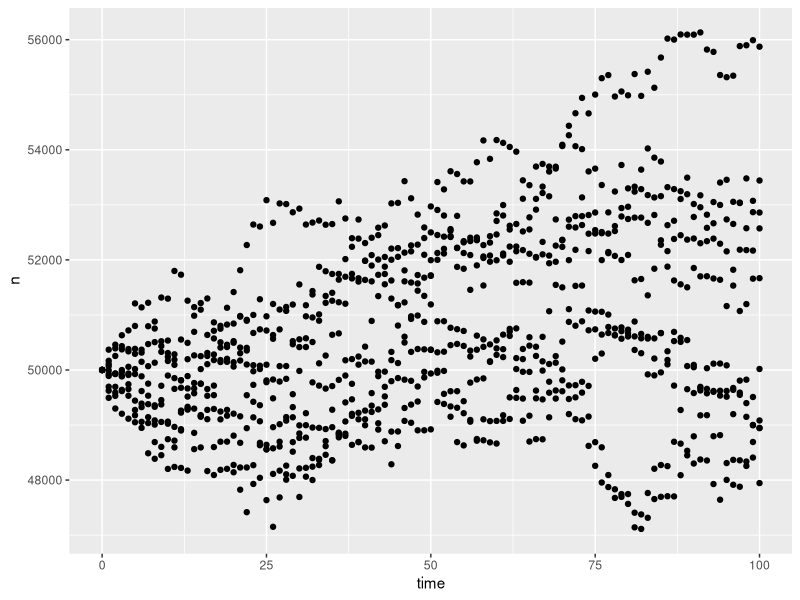
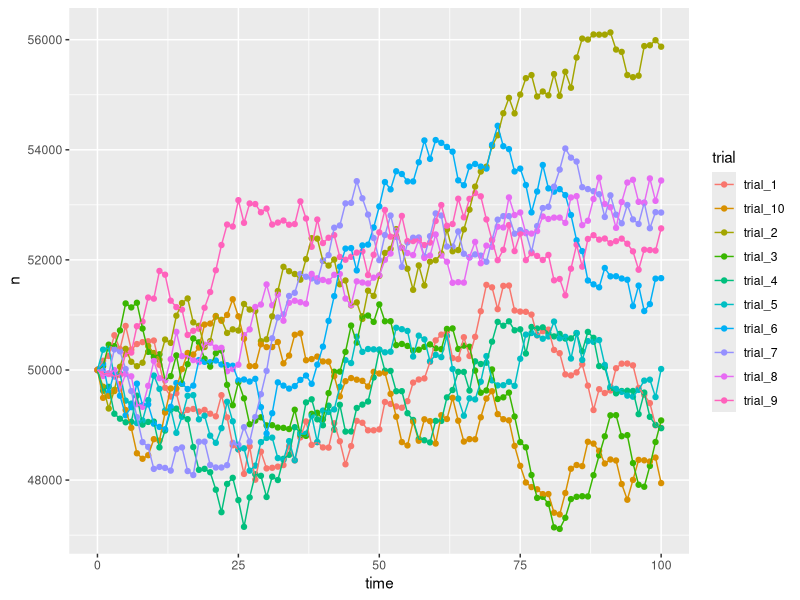
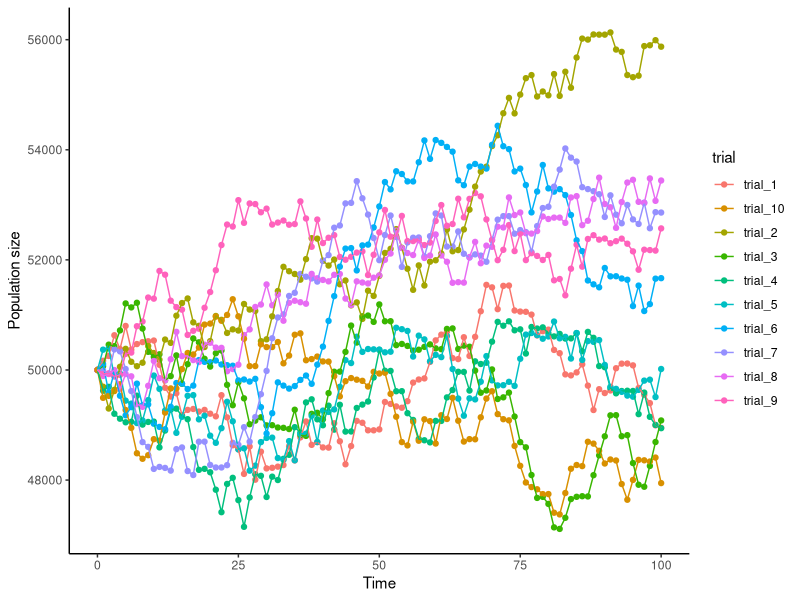
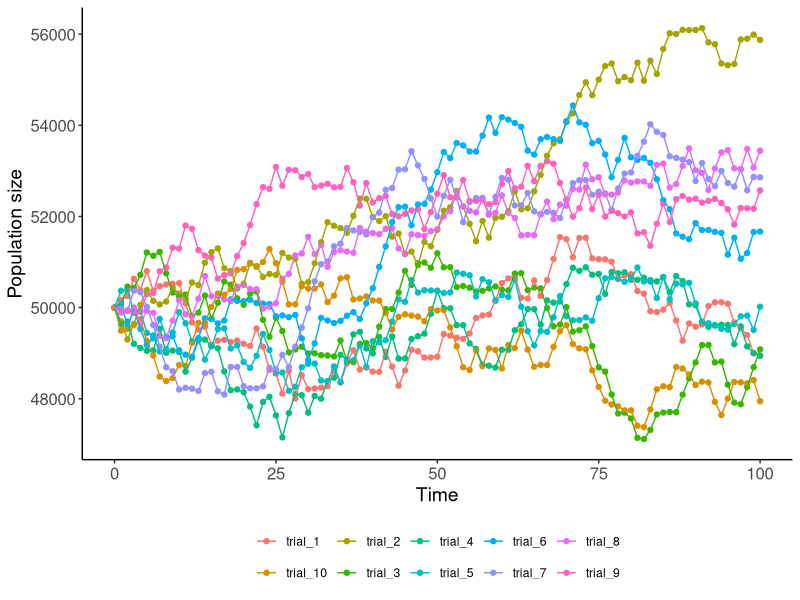
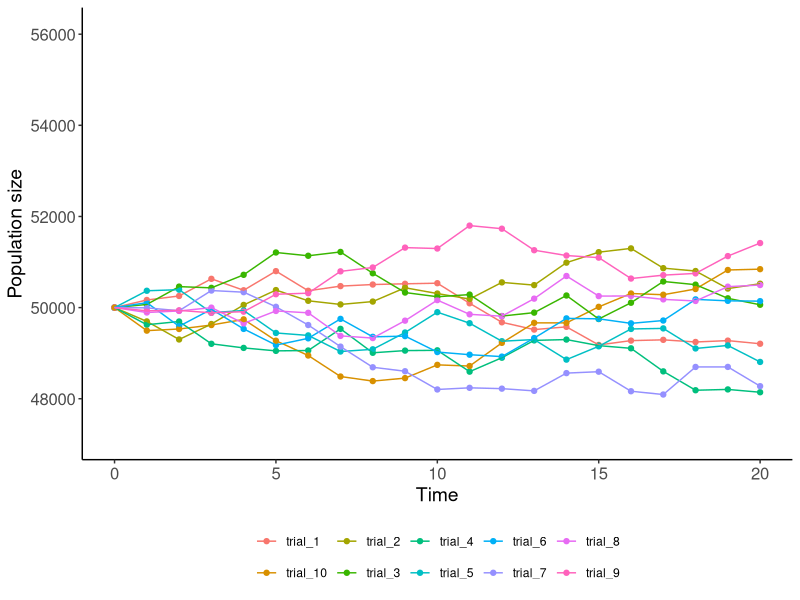
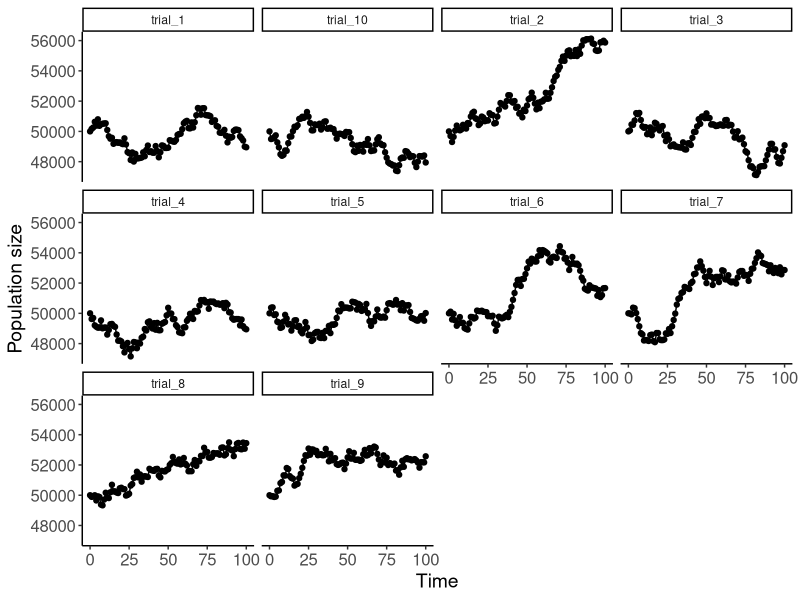
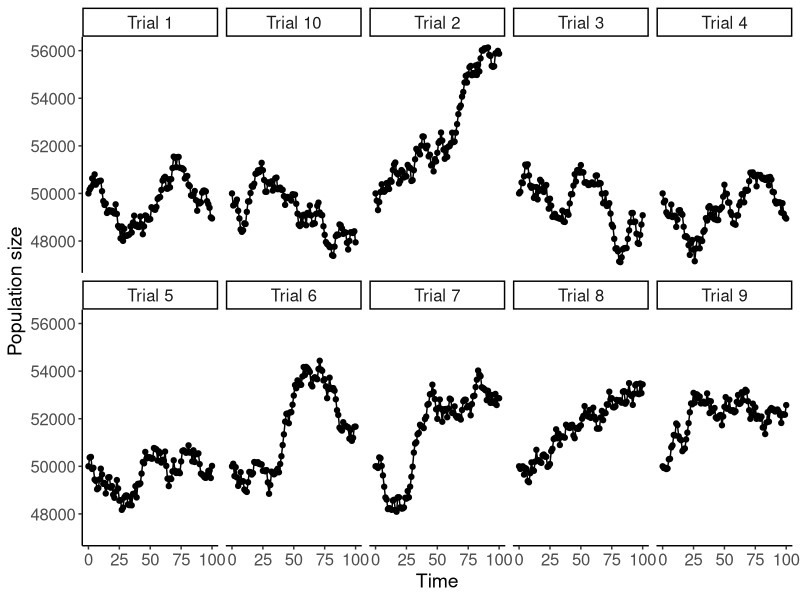
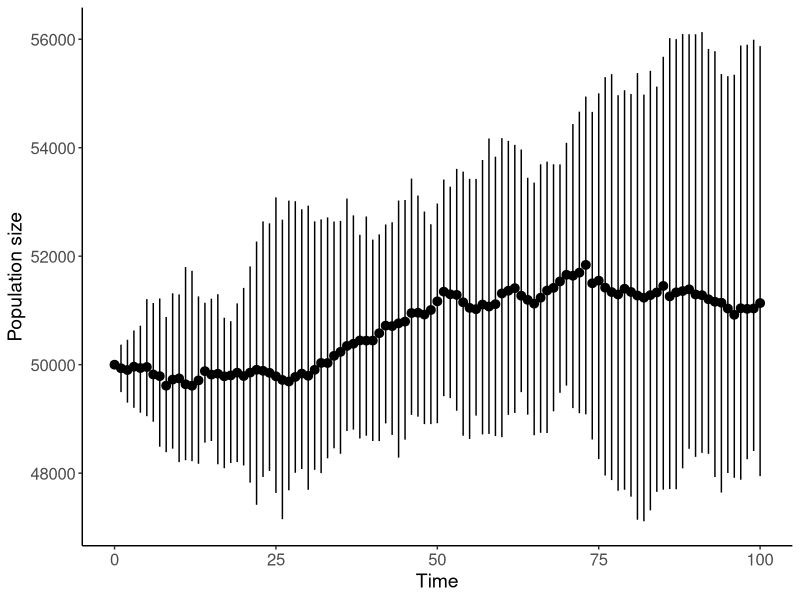

These figures' R source, in order:
# """ Review of vectors and matrices, for loops, random sampling, and ggplot
#     author: 'Advanced Ecology: Populations and Communities'
#     date: 10/14/2021 """

library(tidyverse)
library(truncnorm)


## Vector and matrix operations in R

#Vectors are one the primary data structures in R and can be made in different ways depending on the type of data stored. Math can be done on numeric vectors. 

  

# make a numeric vector
a = c(1.1,5,3,4)
a

# make a integer vector
b = 1:15
b

# make a character vector 
c = c('a', 'b', 'c')
c 



# summary statistics of sequence of numbers
d = rnorm(n = 40, mean = 6, sd = 2)
mean(d) #mean
median(d) #median
sd(d) #standard deviation
quantile(d, c(0.025, 0.975)) # 95% CI

# math with vectors
e = c(3, 1, 5, 6)
e*4
e*e

 

# Another data structure that is useful in ecological uses of R are matrices. A matrix is made with the `matrix()` function with the basic syntax `matrix(data = , nrow = , ncol = , byrow = , dimnames = )`. 
# 
# `data =` the input vector which becomes the data elements of the matrix.
# 
# `nrow =` the number of rows to be created.
# 
# `ncol =` the number of columns to be created.
# 
# `byrow = FALSE` if `TRUE` then the input vector elements are arranged by row.
# 
# `dimname =` the names assigned to the rows and columns.

  
# make a matrix using nrow
m1 = matrix(c(1,2,3,4,5,6), nrow = 2)
m1 

# make a matrix using ncol
m2 = matrix(c(1,2,3,4,5,6), ncol = 2)
m2 

# make a matrix using nrow and by row
m3 = matrix(c(1,2,3,4,5,6), ncol = 2, byrow = T)
m3

 

# Matrices can be indexed in 2 ways

  
# make a matrix using ncol
m2 = matrix(c(1,2,3,4,5,6), ncol = 2)
m2 

m2[1,2]
m2[4]
# make a matrix using nrow and by row
m3 = matrix(c(1,2,3,4,5,6), ncol = 2, byrow = T)
m3

m3[1,2]
m3[4]

 

# Matrix algebra can be done on matrices. There are specific matrix opperation like `%*%`, and  functions like `sum()`,`mean()`, `rowSums()`, `colSums()`, `rowMeans()`, and `colMeans()` can be used to sum up entire matrices or specific rows or columns. 
  
m2 = matrix(c(1,2,3,4,5,6), ncol = 3)
m2 

m2 + 1 
m2/3

m3 = matrix(c(1,2,3,4,5,6), ncol = 3, byrow = T)
m3

m2 + m3 
m3 - m2

# multply matrix with vector
v = c(1,2,3)

m2*v

# matrix multiplication 
m4 = matrix(c(1,2,3), ncol = 1)
m2 %*% m4

# functions with matrices
m2
sum(m2)
mean(m2)
rowSums(m2)
rowMeans(m2)
colSums(m2)
colMeans(m2)
 

## `for` loops
# Another useful tool in programming is `for` loops. `for` loops repeat a process for a certain number of iterations. These can be useful iterate over a dataset or when using information in a time series. The `for` loop works over the number sequence indicated and does the code within the loop (inside of `{}`) for each number in the sequence. The iteration is typically indicated with `i`, but is just an object that is replaced at the begining of each loop and can be anything.

  
for(i in 1:10){
  print(i)
}

for(turtle in 5:10){
  print(turtle)
}

for(flower in 1:nrow(iris)){
  cat('The species for this iteration is ',
      as.character(iris$Species[flower]), '\n')
}


b = 1:10
for (i in 2:10){
  z = b[i] - b[i-1]
  
  cat('z =', z, 'b[i] =', b[i], 'b[i-1] =', b[i-1], '\n')
}


 

## Random sampling in R
# Generating random numbers or randomly sampling is commonly required in ecology. R has base functions that can be used to randomly generate numbers depending on the distribution wanted. Also packages like [truncnorm](https://www.rdocumentation.org/packages/truncnorm/versions/1.0-8/topics/truncnorm) and  `dplyr` in `tidyverse` are useful.  


#### Generate random numbers
  
# base R
rnorm(5, mean = 0, sd = 1)
runif(5, min = 0, max = 5)
rbinom(5, size = 2, prob = 0.5)
rbinom(5, size = 2, prob = 0.2)

 

  
#library(rtruncnorm)
# truncnorm to truncate normal distribution
rnorm(20, mean = 1, sd = 2)
truncnorm::rtruncnorm(20, mean = 1, sd = 2, a=-Inf, b=Inf)
truncnorm::rtruncnorm(20, mean = 1, sd = 2, a=0, b=2)
 

#### Random selection 
  
# base R 
b = 1:10
sample(b, size =2, replace = F)

c = 1:5 
sample(c, size = 6, replace = T)

# from list
sample(c('good', 'bad'), size = 8, replace = T)

# change probability
sample(c('good', 'bad'), size = 8, replace = T, prob = c(0.2, 0.8))

# sample matrices from list 
m1 = matrix(c(6,5,4,3,2,1), ncol = 2)
m2 = matrix(c(1,2,3,4,5,6), ncol = 2)
m3 = matrix(c(1,2,3,4,5,6), ncol = 2, byrow = T)

m = list(m1, m2, m3)

sample(m, size = 4, replace = T)

sample(m, size = 4, replace = T, prob = c(0.8, 0.1, 0.1))

 


  
#library(tidyverse)
df = tibble(cond = c('good', 'bad', 'ok'), prob = c(0.5, 0.3, 0.2))

dplyr::sample_n(df, size = 2, replace = F)

dplyr::sample_n(df, size = 3, replace = T)

dplyr::sample_n(df, size = 10, replace = T, weight = prob)
 

# We can bring what we learned together to simulate change in a population over time. This code simulates the change in a population over `time_length` with a starting population size `pop_start` using a `for` loop. The code is replicated `reps` times. The population size changes by randomly generating births and deaths from a table of with various types of years `year_type`.

# table of year conditions
year_type = tibble(cond = c('good', 'average', 'bad'),
                   birth = c(500, 300, 100),
                   death = c(100, 300, 500),
                   prob = c(0.25, 0.5, 0.25))

# beginning size of population
pop_start = 50000 
# number of time iterations to use
time_length = 100
# number of replicate trials to simulate
reps = 10

# for loop for number of reps
for (i in 1:reps){
  # indicate which trial based on i in 1:reps
  trial = paste0('trial_',i)
  # generate a new table to store output with rows 0:time_length for given trial
  pop = tibble(time = 0:time_length, n = NA,
               trial = trial, year = NA, change = NA)
  # for row where time == 0 (initial conditions) make n = to starting population
  pop$n[pop$time == 0] = pop_start
  
  # for loop over all time points 
  for (t in 1:(nrow(pop)-1)){
    # randomly select year conditions from year_type df that is weighted by the probability of occurance
    year = sample_n(year_type, size = 1, weight = prob)
    # randomly generate number of births based on year type conditions 
    birth = round(rnorm(n = 1, mean = year$birth[1], sd = 50))
    # randomly generate number of deaths based on year type conditions 
    death = round(rnorm(n = 1, mean = year$death[1], sd = 50))
    # population size (n) at time t is calculated by adding the difference in births and deaths to the population size where time = t - 1
    pop$n[pop$time == t] = pop$n[pop$time == (t-1)] + birth - death 
    # label year type for time = t
    pop$year[pop$time == t] = year$cond[1]
    # cacluate change in population size at time t
    pop$change[pop$time == t] = birth - death
  }
  
  # this stores the output of each trial in a new tibble (tpop) if it is the first trial then pop is tpop, after first trial then bind the rows of the trial to the rest of the trials 
  if (i ==1){
    tpop = pop
  }else{
    tpop = bind_rows(tpop,pop)
  }
}

head(tpop)


## Figures with `ggplot2` 
# The `ggplot2` package is part of the packages that load with `tidyverse` and has become the standard in ecology. The syntax builds upon on a base function and is very customizable [see cheat sheet](https://www.rstudio.com/resources/cheatsheets/). 
# 
# The base of all `ggplot2` begins with `ggplot()` and `geom_...()` are built upon them 


ggplot(tpop, aes(x = time, y = n))+
  geom_point()
 

# Show color based on trial number and line connecting dots

  
ggplot(tpop, aes(x = time, y = n, color = trial))+
  geom_point()+
  geom_line()
 

# Change labels and style of plot


  
ggplot(tpop, aes(x = time, y = n, color = trial))+
  geom_point()+
  geom_line()+
  labs(x = 'Time', y = 'Population size')+
  theme_classic()
 

# Modify the size of axis label text and legend position  

  
ggplot(tpop, aes(x = time, y = n, color = trial))+
  geom_point()+
  geom_line()+
  labs(x = 'Time', y = 'Population size')+
  theme_classic()+
  theme(axis.title = element_text(size = 14),
        axis.text = element_text(size = 12),
        legend.position = 'bottom',
        legend.title = element_blank())
 

# Modify the range of time on x axis

  
ggplot(tpop, aes(x = time, y = n, color = trial))+
  geom_point()+
  geom_line()+
  scale_x_continuous(limits = c(0,20))+
  labs(x = 'Time', y = 'Population size')+
  theme_classic()+
  theme(axis.title = element_text(size = 14),
        axis.text = element_text(size = 12),
        legend.position = 'bottom',
        legend.title = element_blank())
 

# Split each trial into own grid

  
ggplot(tpop, aes(x = time, y = n))+
  geom_point()+
  geom_line()+
  labs(x = 'Time', y = 'Population size')+
  facet_wrap(~trial)+
  theme_classic()+
  theme(axis.title = element_text(size = 14),
        axis.text = element_text(size = 12),
        legend.position = 'bottom',
        legend.title = element_blank())
 

# Modify the label and size of strip text


  
labels = c('trial_1' = 'Trial 1',
           'trial_2' = 'Trial 2',
           'trial_3' = 'Trial 3',
           'trial_4' = 'Trial 4',
           'trial_5' = 'Trial 5',
           'trial_6' = 'Trial 6',
           'trial_7' = 'Trial 7',
           'trial_8' = 'Trial 8',
           'trial_9' = 'Trial 9',
           'trial_10' = 'Trial 10')

ggplot(tpop, aes(x = time, y = n))+
  geom_point()+
  geom_line()+
  labs(x = 'Time', y = 'Population size')+
  facet_wrap(~trial, nrow = 2, labeller = as_labeller(labels))+
  theme_classic()+
  theme(axis.title = element_text(size = 14),
        axis.text = element_text(size = 12),
        legend.position = 'bottom',
        legend.title = element_blank(),
        strip.text = element_text(size = 12))
 



# Remake figure with the mean and min and max values from the multiple trials


  
ggplot(tpop, aes(x = time, y = n))+
  geom_pointrange(stat = "summary",
                  fun.min = 'min',
                  fun.max = 'max',
                  fun = 'mean')+
  labs(x = 'Time', y = 'Population size')+
  theme_classic()+
  theme(axis.title = element_text(size = 14),
        axis.text = element_text(size = 12))
 

# Make box plot of change in population size based on type of year 

  
ggplot(tpop, aes(x = year, y = change))+
  geom_boxplot()+
  labs(x = 'Type of year', y = expression(Delta*'Population'))+
  theme_bw()
 

# Remove `NA` and add color to plot

  
ggplot(tpop %>% drop_na, aes(x = year, y = change, fill = year))+
  geom_boxplot()+
  labs(x = 'Type of year', y = expression(Delta*'Population'))+
  theme_bw()
 

# Change order of x axis and color of plot. Colors can be both hex code or from names that R has. A help website for picking colors is [here](https://rstudio-pubs-static.s3.amazonaws.com/3486_79191ad32cf74955b4502b8530aad627.html).


tpop = tpop %>% 
  mutate(year = factor(year, levels = c('good', 'average', 'bad')))%>%
  drop_na

colors = c('good' = 'darkgreen',
           'average' = 'goldenrod',
           'bad' = 'firebrick')

ggplot(tpop, aes(x = year, y = change, fill = year))+
  geom_boxplot()+
  labs(x = 'Type of year', y = expression(Delta*'Population'))+
  scale_fill_manual(values = colors)+
  theme_bw()
 

# Modify the labels and remove the legend

  
ggplot(tpop, aes(x = year, y = change, fill = year))+
  geom_boxplot()+
  labs(x = 'Type of year', y = expression(Delta*'Population'))+
  scale_x_discrete(labels = c('Good', 'Average', 'Bad'))+
  scale_fill_manual(values = colors)+
  theme_bw()+
  theme(axis.title = element_text(size = 18), 
        axis.text.y = element_text(size = 18, colour = "black"), 
        axis.text.x = element_text(size = 14, colour = "black"), 
        legend.position = 'none',
        legend.title = element_blank(),
        strip.text.x = element_text(size = 18),
        legend.text = element_text(size = 12))
 

 
